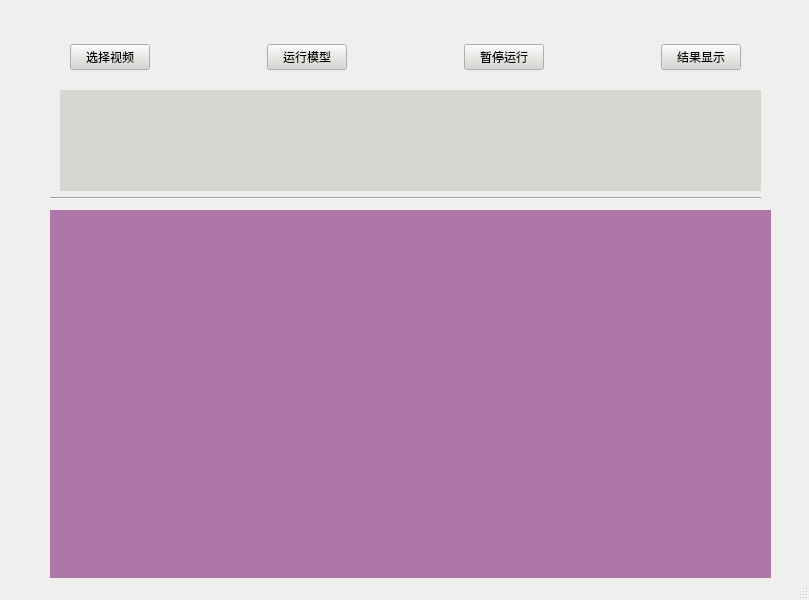
<?xml version="1.0" encoding="UTF-8"?>
<ui version="4.0">
 <class>MainWindow</class>
 <widget class="QMainWindow" name="MainWindow">
  <property name="geometry">
   <rect>
    <x>0</x>
    <y>0</y>
    <width>809</width>
    <height>600</height>
   </rect>
  </property>
  <property name="palette">
   <palette>
    <active>
     <colorrole role="Button">
      <brush brushstyle="SolidPattern">
       <color alpha="255">
        <red>173</red>
        <green>127</green>
        <blue>168</blue>
       </color>
      </brush>
     </colorrole>
    </active>
    <inactive>
     <colorrole role="Button">
      <brush brushstyle="SolidPattern">
       <color alpha="255">
        <red>173</red>
        <green>127</green>
        <blue>168</blue>
       </color>
      </brush>
     </colorrole>
    </inactive>
    <disabled>
     <colorrole role="Button">
      <brush brushstyle="SolidPattern">
       <color alpha="255">
        <red>173</red>
        <green>127</green>
        <blue>168</blue>
       </color>
      </brush>
     </colorrole>
    </disabled>
   </palette>
  </property>
  <property name="windowTitle">
   <string>MainWindow</string>
  </property>
  <widget class="QWidget" name="centralwidget">
   <widget class="QLabel" name="label_3">
    <property name="geometry">
     <rect>
      <x>50</x>
      <y>210</y>
      <width>721</width>
      <height>371</height>
     </rect>
    </property>
    <property name="palette">
     <palette>
      <active>
       <colorrole role="Button">
        <brush brushstyle="SolidPattern">
         <color alpha="255">
          <red>173</red>
          <green>120</green>
          <blue>168</blue>
         </color>
        </brush>
       </colorrole>
       <colorrole role="Base">
        <brush brushstyle="SolidPattern">
         <color alpha="255">
          <red>173</red>
          <green>120</green>
          <blue>168</blue>
         </color>
        </brush>
       </colorrole>
       <colorrole role="Window">
        <brush brushstyle="SolidPattern">
         <color alpha="255">
          <red>173</red>
          <green>120</green>
          <blue>168</blue>
         </color>
        </brush>
       </colorrole>
       <colorrole role="ToolTipBase">
        <brush brushstyle="SolidPattern">
         <color alpha="255">
          <red>173</red>
          <green>127</green>
          <blue>168</blue>
         </color>
        </brush>
       </colorrole>
      </active>
      <inactive>
       <colorrole role="Button">
        <brush brushstyle="SolidPattern">
         <color alpha="255">
          <red>173</red>
          <green>120</green>
          <blue>168</blue>
         </color>
        </brush>
       </colorrole>
       <colorrole role="Base">
        <brush brushstyle="SolidPattern">
         <color alpha="255">
          <red>173</red>
          <green>120</green>
          <blue>168</blue>
         </color>
        </brush>
       </colorrole>
       <colorrole role="Window">
        <brush brushstyle="SolidPattern">
         <color alpha="255">
          <red>173</red>
          <green>120</green>
          <blue>168</blue>
         </color>
        </brush>
       </colorrole>
       <colorrole role="ToolTipBase">
        <brush brushstyle="SolidPattern">
         <color alpha="255">
          <red>173</red>
          <green>127</green>
          <blue>168</blue>
         </color>
        </brush>
       </colorrole>
      </inactive>
      <disabled>
       <colorrole role="Button">
        <brush brushstyle="SolidPattern">
         <color alpha="255">
          <red>173</red>
          <green>120</green>
          <blue>168</blue>
         </color>
        </brush>
       </colorrole>
       <colorrole role="Base">
        <brush brushstyle="SolidPattern">
         <color alpha="255">
          <red>173</red>
          <green>120</green>
          <blue>168</blue>
         </color>
        </brush>
       </colorrole>
       <colorrole role="Window">
        <brush brushstyle="SolidPattern">
         <color alpha="255">
          <red>173</red>
          <green>120</green>
          <blue>168</blue>
         </color>
        </brush>
       </colorrole>
       <colorrole role="ToolTipBase">
        <brush brushstyle="SolidPattern">
         <color alpha="255">
          <red>173</red>
          <green>127</green>
          <blue>168</blue>
         </color>
        </brush>
       </colorrole>
      </disabled>
     </palette>
    </property>
    <property name="styleSheet">
     <string notr="true">QLabel{
background: rgba(173, 120, 168)
}</string>
    </property>
    <property name="text">
     <string/>
    </property>
   </widget>
   <widget class="QLabel" name="label_4">
    <property name="geometry">
     <rect>
      <x>60</x>
      <y>90</y>
      <width>701</width>
      <height>101</height>
     </rect>
    </property>
    <property name="palette">
     <palette>
      <active>
       <colorrole role="Button">
        <brush brushstyle="SolidPattern">
         <color alpha="255">
          <red>211</red>
          <green>215</green>
          <blue>207</blue>
         </color>
        </brush>
       </colorrole>
       <colorrole role="Base">
        <brush brushstyle="SolidPattern">
         <color alpha="255">
          <red>211</red>
          <green>215</green>
          <blue>207</blue>
         </color>
        </brush>
       </colorrole>
       <colorrole role="Window">
        <brush brushstyle="SolidPattern">
         <color alpha="255">
          <red>211</red>
          <green>215</green>
          <blue>207</blue>
         </color>
        </brush>
       </colorrole>
       <colorrole role="ToolTipBase">
        <brush brushstyle="SolidPattern">
         <color alpha="255">
          <red>173</red>
          <green>127</green>
          <blue>168</blue>
         </color>
        </brush>
       </colorrole>
      </active>
      <inactive>
       <colorrole role="Button">
        <brush brushstyle="SolidPattern">
         <color alpha="255">
          <red>211</red>
          <green>215</green>
          <blue>207</blue>
         </color>
        </brush>
       </colorrole>
       <colorrole role="Base">
        <brush brushstyle="SolidPattern">
         <color alpha="255">
          <red>211</red>
          <green>215</green>
          <blue>207</blue>
         </color>
        </brush>
       </colorrole>
       <colorrole role="Window">
        <brush brushstyle="SolidPattern">
         <color alpha="255">
          <red>211</red>
          <green>215</green>
          <blue>207</blue>
         </color>
        </brush>
       </colorrole>
       <colorrole role="ToolTipBase">
        <brush brushstyle="SolidPattern">
         <color alpha="255">
          <red>173</red>
          <green>127</green>
          <blue>168</blue>
         </color>
        </brush>
       </colorrole>
      </inactive>
      <disabled>
       <colorrole role="Button">
        <brush brushstyle="SolidPattern">
         <color alpha="255">
          <red>211</red>
          <green>215</green>
          <blue>207</blue>
         </color>
        </brush>
       </colorrole>
       <colorrole role="Base">
        <brush brushstyle="SolidPattern">
         <color alpha="255">
          <red>211</red>
          <green>215</green>
          <blue>207</blue>
         </color>
        </brush>
       </colorrole>
       <colorrole role="Window">
        <brush brushstyle="SolidPattern">
         <color alpha="255">
          <red>211</red>
          <green>215</green>
          <blue>207</blue>
         </color>
        </brush>
       </colorrole>
       <colorrole role="ToolTipBase">
        <brush brushstyle="SolidPattern">
         <color alpha="255">
          <red>173</red>
          <green>127</green>
          <blue>168</blue>
         </color>
        </brush>
       </colorrole>
      </disabled>
     </palette>
    </property>
    <property name="styleSheet">
     <string notr="true">QLabel{
background: rgb(211, 215, 207)
}</string>
    </property>
    <property name="text">
     <string/>
    </property>
   </widget>
   <widget class="Line" name="line">
    <property name="geometry">
     <rect>
      <x>50</x>
      <y>190</y>
      <width>711</width>
      <height>16</height>
     </rect>
    </property>
    <property name="orientation">
     <enum>Qt::Horizontal</enum>
    </property>
   </widget>
   <widget class="QWidget" name="">
    <property name="geometry">
     <rect>
      <x>70</x>
      <y>40</y>
      <width>671</width>
      <height>35</height>
     </rect>
    </property>
    <layout class="QHBoxLayout" name="horizontalLayout_2">
     <item>
      <layout class="QHBoxLayout" name="horizontalLayout">
       <item>
        <widget class="QPushButton" name="pushButton_3">
         <property name="palette">
          <palette>
           <active>
            <colorrole role="Button">
             <brush brushstyle="SolidPattern">
              <color alpha="255">
               <red>211</red>
               <green>215</green>
               <blue>207</blue>
              </color>
             </brush>
            </colorrole>
           </active>
           <inactive>
            <colorrole role="Button">
             <brush brushstyle="SolidPattern">
              <color alpha="255">
               <red>211</red>
               <green>215</green>
               <blue>207</blue>
              </color>
             </brush>
            </colorrole>
           </inactive>
           <disabled>
            <colorrole role="Button">
             <brush brushstyle="SolidPattern">
              <color alpha="255">
               <red>211</red>
               <green>215</green>
               <blue>207</blue>
              </color>
             </brush>
            </colorrole>
           </disabled>
          </palette>
         </property>
         <property name="text">
          <string>选择视频</string>
         </property>
        </widget>
       </item>
       <item>
        <spacer name="horizontalSpacer">
         <property name="orientation">
          <enum>Qt::Horizontal</enum>
         </property>
         <property name="sizeHint" stdset="0">
          <size>
           <width>40</width>
           <height>20</height>
          </size>
         </property>
        </spacer>
       </item>
       <item>
        <widget class="QPushButton" name="pushButton_4">
         <property name="palette">
          <palette>
           <active>
            <colorrole role="Button">
             <brush brushstyle="SolidPattern">
              <color alpha="255">
               <red>211</red>
               <green>215</green>
               <blue>207</blue>
              </color>
             </brush>
            </colorrole>
           </active>
           <inactive>
            <colorrole role="Button">
             <brush brushstyle="SolidPattern">
              <color alpha="255">
               <red>211</red>
               <green>215</green>
               <blue>207</blue>
              </color>
             </brush>
            </colorrole>
           </inactive>
           <disabled>
            <colorrole role="Button">
             <brush brushstyle="SolidPattern">
              <color alpha="255">
               <red>211</red>
               <green>215</green>
               <blue>207</blue>
              </color>
             </brush>
            </colorrole>
           </disabled>
          </palette>
         </property>
         <property name="text">
          <string>运行模型</string>
         </property>
        </widget>
       </item>
       <item>
        <spacer name="horizontalSpacer_2">
         <property name="orientation">
          <enum>Qt::Horizontal</enum>
         </property>
         <property name="sizeHint" stdset="0">
          <size>
           <width>40</width>
           <height>20</height>
          </size>
         </property>
        </spacer>
       </item>
       <item>
        <widget class="QPushButton" name="pushButton_5">
         <property name="palette">
          <palette>
           <active>
            <colorrole role="Button">
             <brush brushstyle="SolidPattern">
              <color alpha="255">
               <red>211</red>
               <green>215</green>
               <blue>207</blue>
              </color>
             </brush>
            </colorrole>
           </active>
           <inactive>
            <colorrole role="Button">
             <brush brushstyle="SolidPattern">
              <color alpha="255">
               <red>211</red>
               <green>215</green>
               <blue>207</blue>
              </color>
             </brush>
            </colorrole>
           </inactive>
           <disabled>
            <colorrole role="Button">
             <brush brushstyle="SolidPattern">
              <color alpha="255">
               <red>211</red>
               <green>215</green>
               <blue>207</blue>
              </color>
             </brush>
            </colorrole>
           </disabled>
          </palette>
         </property>
         <property name="text">
          <string>暂停运行</string>
         </property>
        </widget>
       </item>
       <item>
        <spacer name="horizontalSpacer_3">
         <property name="orientation">
          <enum>Qt::Horizontal</enum>
         </property>
         <property name="sizeHint" stdset="0">
          <size>
           <width>40</width>
           <height>20</height>
          </size>
         </property>
        </spacer>
       </item>
       <item>
        <widget class="QPushButton" name="pushButton_6">
         <property name="palette">
          <palette>
           <active>
            <colorrole role="Button">
             <brush brushstyle="SolidPattern">
              <color alpha="255">
               <red>211</red>
               <green>215</green>
               <blue>207</blue>
              </color>
             </brush>
            </colorrole>
           </active>
           <inactive>
            <colorrole role="Button">
             <brush brushstyle="SolidPattern">
              <color alpha="255">
               <red>211</red>
               <green>215</green>
               <blue>207</blue>
              </color>
             </brush>
            </colorrole>
           </inactive>
           <disabled>
            <colorrole role="Button">
             <brush brushstyle="SolidPattern">
              <color alpha="255">
               <red>211</red>
               <green>215</green>
               <blue>207</blue>
              </color>
             </brush>
            </colorrole>
           </disabled>
          </palette>
         </property>
         <property name="text">
          <string>结果显示</string>
         </property>
        </widget>
       </item>
      </layout>
     </item>
    </layout>
   </widget>
  </widget>
  <widget class="QStatusBar" name="statusbar"/>
 </widget>
 <resources/>
 <connections/>
</ui>
